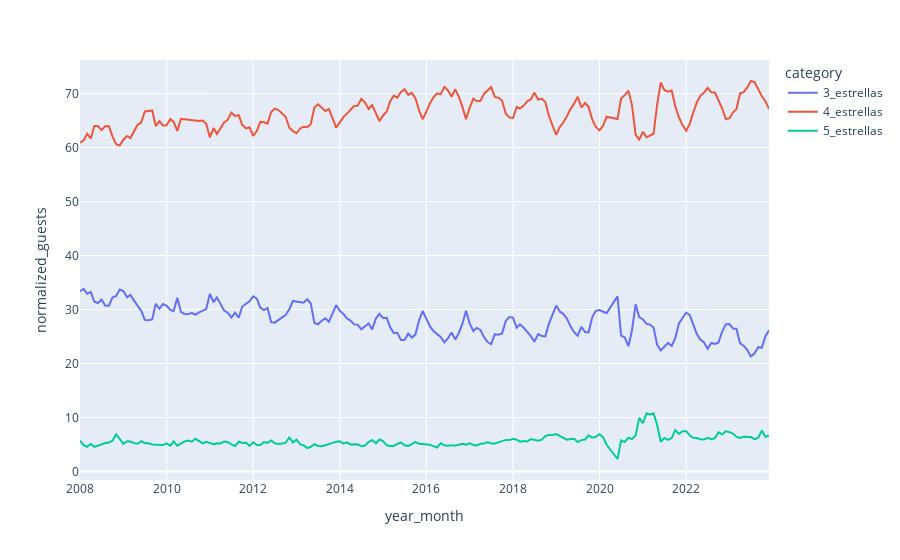

Here is the notebook cell this chart was saved with:
### Code cell
# TODO: calcular el % de turistas por cada categoría
df_ = df_cat_hotels.copy()
df_['normalized_guests'] = df_.groupby('year_month')['guests'].transform(lambda x: x / x.sum() * 100)

px.line(
    data_frame = df_,
    x = 'year_month',
    y = 'normalized_guests',
    color = 'category'
)

### Figure 1 — Plotly figure (JSON) as saved in the notebook; plotly's stock layout.template omitted (floating-point values rounded to 4 significant figures; data arrays with more than 128 entries replaced by an {"elided": "..."} marker saying what was removed)
{"data": [{"hovertemplate": "category=3_estrellas<br>year_month=%{x}<br>normalized_guests=%{y}<extra></extra>", "legendgroup": "3_estrellas", "line": {"color": "#636efa", "dash": "solid"}, "marker": {"symbol": "circle"}, "mode": "lines", "name": "3_estrellas", "orientation": "v", "showlegend": true, "type": "scatter", "x": {"elided": "190 str values"}, "xaxis": "x", "y": {"elided": "190 float values"}, "yaxis": "y"}, {"hovertemplate": "category=4_estrellas<br>year_month=%{x}<br>normalized_guests=%{y}<extra></extra>", "legendgroup": "4_estrellas", "line": {"color": "#EF553B", "dash": "solid"}, "marker": {"symbol": "circle"}, "mode": "lines", "name": "4_estrellas", "orientation": "v", "showlegend": true, "type": "scatter", "x": {"elided": "190 str values"}, "xaxis": "x", "y": {"elided": "190 float values"}, "yaxis": "y"}, {"hovertemplate": "category=5_estrellas<br>year_month=%{x}<br>normalized_guests=%{y}<extra></extra>", "legendgroup": "5_estrellas", "line": {"color": "#00cc96", "dash": "solid"}, "marker": {"symbol": "circle"}, "mode": "lines", "name": "5_estrellas", "orientation": "v", "showlegend": true, "type": "scatter", "x": {"elided": "190 str values"}, "xaxis": "x", "y": {"elided": "190 float values"}, "yaxis": "y"}], "layout": {"legend": {"title": {"text": "category"}, "tracegroupgap": 0}, "margin": {"t": 60}, "xaxis": {"anchor": "y", "domain": [0, 1], "title": {"text": "year_month"}}, "yaxis": {"anchor": "x", "domain": [0, 1], "title": {"text": "normalized_guests"}}}}
